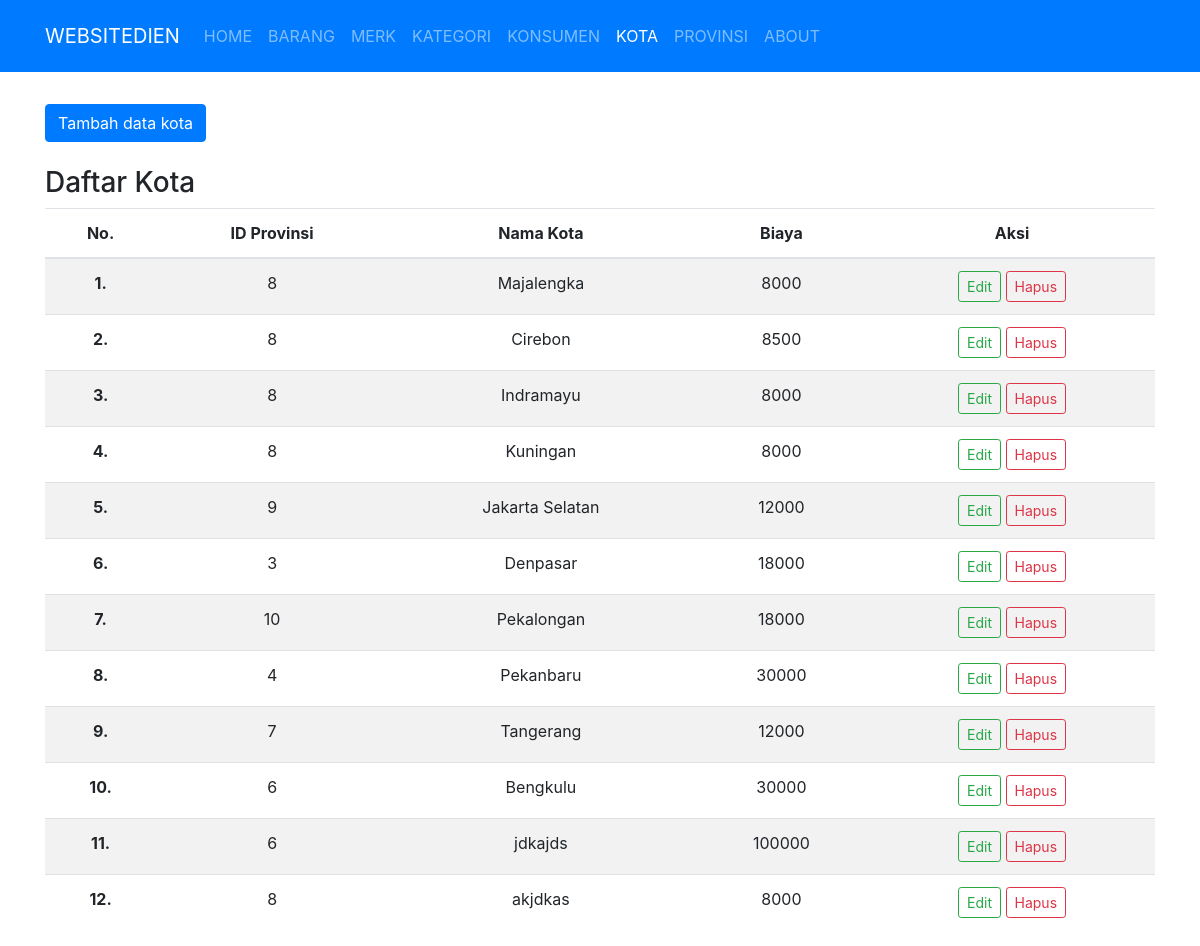
The app's page /public/kota with its own data.
### tables this page shows
CREATE TABLE `kota` (
  `id_kota` int(11) NOT NULL,
  `id_prov` int(11) NOT NULL,
  `nama_kota` varchar(50) NOT NULL,
  `biaya` int(10) NOT NULL
);

### app/core/Controller.php (called while the page is built, shortened)
<?php
class Controller
{
    public function view($view, $data = [])
    {
        require_once '../app/views/' . $view . '.php';
    }
    public function model($model)
    {
        return new $model;
    }
}

### app/controllers/Kota.php (called while the page is built, shortened)
<?php
class Kota extends Controller
{
    public function index()
    {
        $data['judul'] = 'Kota';
        $data['kota'] = $this->model('Kota_model')->getAllKota();
        $data['provinsi'] = $this->model('Kota_model')->getAllProvinsi();
        $this->view('kota/index', $data);
    }
}

### app/core/App.php (called while the page is built, shortened)
<?php
class App
{
    protected $method = 'index';
    protected $params = [];
    public function __construct()
    {
        $this->controller = new $this->controller;
        call_user_func_array([$this->controller, $this->method], $this->params);
    }
}

### public/index.php (called while the page is built, shortened)
<?php
$app = new App;

### app/core/Database.php (called while the page is built, shortened)
<?php
class Database
{
    private $host = DB_HOST;
    private $user = DB_USER;
    private $pass = DB_PASS;
    private $db_name = DB_NAME;
    private $dbh;
    private $stmt;
    public function __construct()
    {
        $dsn = 'mysql:host=' . $this->host . ';dbname=' . $this->db_name;
        $option = [
            PDO::ATTR_PERSISTENT => true,
            PDO::ATTR_ERRMODE => PDO::ERRMODE_EXCEPTION
        ];
        try {
            $this->dbh = new PDO($dsn, $this->user, $this->pass, $option);
        } catch (PDOException $err) {
            die($err->getMessage());
        }
    }
    public function query($query)
    {
        $this->stmt = $this->dbh->prepare($query);
    }
    public function execute()
    {
        $this->stmt->execute();
    }
    public function resultSet()
    {
        $this->execute();
        return $this->stmt->fetchAll(PDO::FETCH_ASSOC);
    }
}

### app/models/Kota_model.php (called while the page is built, shortened)
<?php
class Kota_model
{
    private $table = 'kota';
    private $db;
    public function __construct()
    {
        $this->db = new Database;
    }
    public function getAllKota()
    {
        $this->db->query('SELECT * FROM ' . $this->table);
        return $this->db->resultSet();
    }
    public function getAllProvinsi()
    {
        $this->db->query('SELECT * FROM provinsi');
        return $this->db->resultSet();
    }
}

### app/views/kota/index.php (the view, shortened to what this page needs)
<div class="container mt-3">
    <div class="row mt-3">
        <div class="col-lg-12">
            <button type="button" class="btn btn-primary mb-4 tambahDataKota" data-toggle="modal" data-target="#formModal">
                Tambah data kota
            </button>
            <h3>Daftar Kota</h3>
            <table class="table table-striped">
                <thead>
                    <tr>
                        <th scope="col">No.</th>
                        <th scope="col">ID Provinsi</th>
                        <th scope="col">Nama Kota</th>
                        <th scope="col">Biaya</th>
                        <th scope="col">Aksi</th>
                    </tr>
                </thead>
                <tbody>
                    <?php
                    $i = 0;
                    foreach ($data['kota'] as $kt) :
                        ?>
                        <tr>
                            <th scope="row"><?= $i + 1 ?>.</th>
                            <td><?= $kt['id_prov']; ?></td>
                            <td><?= $kt['nama_kota']; ?></td>
                            <td><?= $kt['biaya']; ?></td>
                            <td>
                                <a href="<?= BASEURL; ?>/kota/edit/<?= $kt['id_kota']; ?>" class="btn btn-outline-success btn-sm editDataKota" data-toggle="modal" data-target="#formModal" data-id_kota="<?= $kt['id_kota'] ?>">Edit</a>
                                <a href="<?= BASEURL; ?>/kota/hapus/<?= $kt['id_kota']; ?>" class="btn btn-outline-danger btn-sm" onclick="return confirm('Yakin akan dihapus ?');">Hapus</a>
                            </td>
                        </tr>
                        <?php
                        $i++;
                    endforeach;
                    ?>
                </tbody>
            </table>
        </div>
    </div>
</div>

### public/css/dien.css (style rules this page uses)
th, td, a { text-align: center; }

### records on screen
kota: id_prov "8", nama_kota "Majalengka", biaya "8000"
kota: id_prov "8", nama_kota "Cirebon", biaya "8500"
kota: id_prov "8", nama_kota "Indramayu", biaya "8000"
kota: id_prov "8", nama_kota "Kuningan", biaya "8000"
kota: id_prov "9", nama_kota "Jakarta Selatan", biaya "12000"
kota: id_prov "3", nama_kota "Denpasar", biaya "18000"
kota: id_prov "10", nama_kota "Pekalongan", biaya "18000"
kota: id_prov "4", nama_kota "Pekanbaru", biaya "30000"
kota: id_prov "7", nama_kota "Tangerang", biaya "12000"
kota: id_prov "6", nama_kota "Bengkulu", biaya "30000"
kota: id_prov "6", nama_kota "jdkajds", biaya "100000"
kota: id_prov "8", nama_kota "akjdkas", biaya "8000"
